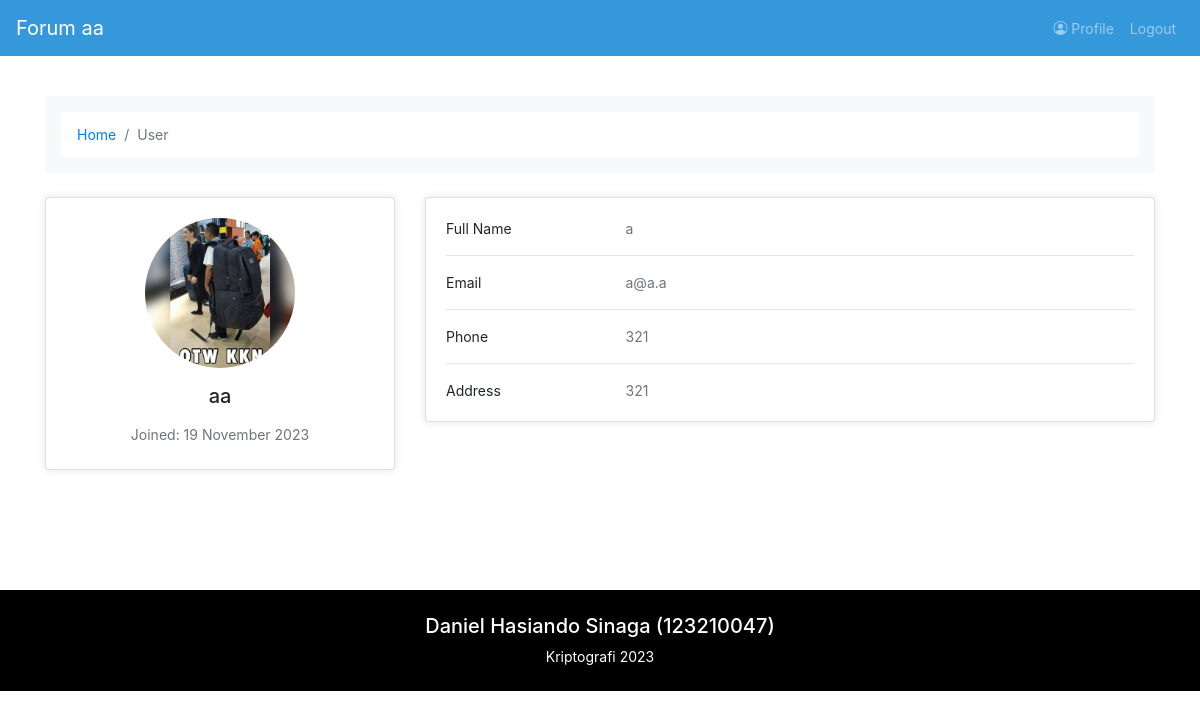
Screenshot of /profile.php?user=aa with the database file from the repository.
### tables this page shows
CREATE TABLE `users` (
  `username` varchar(255) NOT NULL,
  `name` varchar(255) NOT NULL,
  `password` varchar(255) NOT NULL,
  `email` varchar(255) NOT NULL,
  `phone` varchar(255) NOT NULL,
  `country` varchar(255) NOT NULL,
  `photo` varchar(255) NOT NULL,
  `joined` date NOT NULL
);

### profile.php (the view, shortened to what this page needs)
<?php
include('header.php');
include('koneksi.php');
if(!(isset($_SESSION['username']) || isset($_GET['user']))){
  echo '<script>window.location.href = "home.php";</script>';
}
else if (isset($_SESSION['username'])){
  $username = $_SESSION['username'];
}
else if(isset($_GET['user'])){
  $username = $_GET['user'];
}
$sql    = "SELECT * FROM users WHERE username = '$username'";
$query    = mysqli_query($connect, $sql);
while ($data = mysqli_fetch_array($query)) {
  $time = strtotime($data['joined']);
  $tahun = date('Y', $time);
  $bulan = date('F', $time);
  $tanggal = date('d', $time);
?>
  </head>
  <body>
    <?php include('navbar.php') ?>
    <section class="mt-5 py-5">
      <div class="container">
        <div class="row">
          <div class="col">
            <nav aria-label="breadcrumb" class="bg-light rounded-3 p-3 mb-4">
              <ol class="breadcrumb mb-0">
                <li class="breadcrumb-item"><a href="home.php">Home</a></li>
                <li class="breadcrumb-item active" aria-current="page">User</li>
              </ol>
            </nav>
          </div>
        </div>
        <div class="row">
          <div class="col-lg-4">
            <div class="card mb-4 profile-card">
              <div class="card-body text-center">
                <img src="<?= $data['photo']; ?>" alt="avatar" class="rounded-circle img-fluid profile-image">
                <h5 class="my-3"><?= $data['username']; ?></h5>
                <p class="text-muted mb-1">Joined: <?= $tanggal . " " . $bulan . " " . $tahun; ?></p>
              </div>
            </div>
          </div>
          <div class="col-lg-8">
            <div class="card mb-4 profile-card">
              <div class="card-body">
                <div class="row">
                  <div class="col-sm-3">
                    <p class="mb-0">Full Name</p>
                  </div>
                  <div class="col-sm-9">
                    <p class="text-muted mb-0"><?= $data['name']; ?></p>
                  </div>
                </div>
                <hr>
                <div class="row">
                  <div class="col-sm-3">
                    <p class="mb-0">Email</p>
                  </div>
                  <div class="col-sm-9">
                    <p class="text-muted mb-0"><?= $data['email']; ?></p>
                  </div>
                </div>
                <hr>
                <div class="row">
                  <div class="col-sm-3">
                    <p class="mb-0">Phone</p>
                  </div>
                  <div class="col-sm-9">
                    <p class="text-muted mb-0"><?= $data['phone']; ?></p>
                  </div>
                </div>
                <hr>
                <div class="row">
                  <div class="col-sm-3">
                    <p class="mb-0">Address</p>
                  </div>
                  <div class="col-sm-9">
                    <p class="text-muted mb-0"><?= $data['country']; ?></p>
                  </div>
                </div>
              </div>
            </div>
          </div>
        </div>
      </div>
    </section>
    <footer class="footer py-4 mt-5 black">
      <div class="container text-center">
        <p class="h5">Daniel Hasiando Sinaga (123210047)</p>
        <span class="text-white">Kriptografi <?= date('Y'); ?></span>
      </div>
    </footer>
  </body>
<?php } ?>
</html>

### navbar.php (shortened to what this page needs)
<nav class="navbar navbar-expand-md navbar-dark fixed-top warna">
  <a class="navbar-brand" href="home.php">Forum <?= $username; ?></a>
  <div class="collapse navbar-collapse" id="collapsibleNavbar">
    <ul class="navbar-nav ml-auto">
      <li class="nav-item">
        <a class="nav-link" href="profile.php">
          <i class="bi bi-person-circle"></i>
          Profile
        </a>
      </li>
      <li class="nav-item">
        <?php
        if ($username == NULL) {
          echo '<a class="nav-link" href="login.php">Login</a>';
        } else {
          echo '<a class="nav-link" href="logout.php">Logout</a>';
        }
        ?>
      </li>
    </ul>
  </div>
</nav>

### rows the page displays
users: photo (picture), username "aa", joined "19", joined "November", joined "2023", name "a", email "a@a.a", phone "321", country "321"
